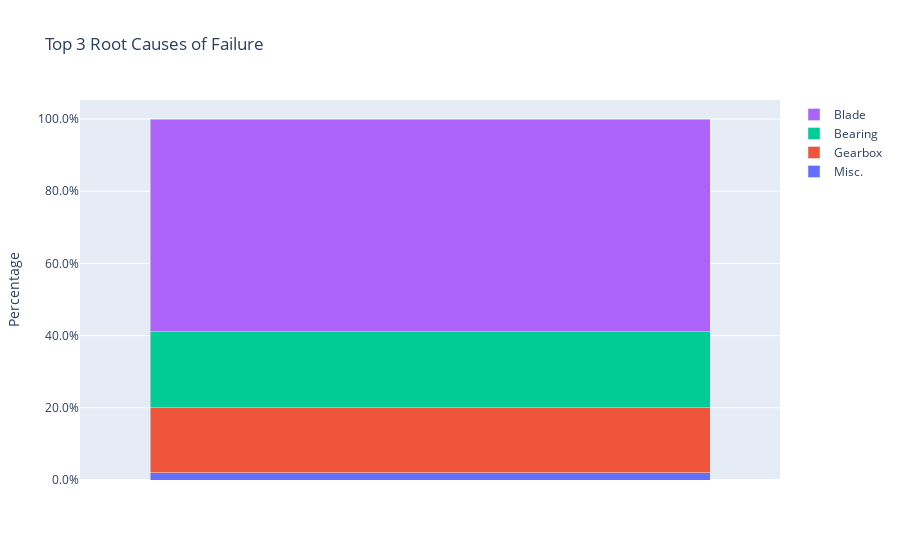

Source (notebook cell):
### Markdown cell above
## Slide 3 Top 3 Root Cause of Failure

### Code cell
# Data setup
categories = ["Blade", "Bearing", "Gearbox", "Misc."]
values = [0.59, 0.21, 0.18, 0.02]

# Pair categories with their values and sort by values in descending order
paired_data = sorted(zip(categories, values), key=lambda x: x[1], reverse=False)

# Unzip the paired data back into categories and values for plotting
sorted_categories, sorted_values = zip(*paired_data)

# Prepare DataFrame
df = pd.DataFrame({
    'Category': sorted_categories,
    'Value': sorted_values,
    'Dummy': np.zeros(len(sorted_values))  # Dummy column for consistent x-axis positioning
})

# Define colors for each category manually
colors = ['#636EFA', '#EF553B', '#00CC96', '#AB63FA']  # Example colors

# Create the figure
fig = go.Figure()


# Add a single vertical bar with segments for each category
for i, (category, value) in enumerate(zip(df['Category'], df['Value'])):
    fig.add_trace(go.Bar(
        x=[1],  # Single dummy value for all segments
        y=[value],
        name=category,
        orientation='v',
        hoverinfo='name+y',
        marker=dict(color=colors[i])  # Use manually defined colors
    ))

# Update layout for the plot
fig.update_layout(
    barmode='stack',  # Stack the bars vertically
    title="Top 3 Root Causes of Failure",
    xaxis=dict(
        title="",  # No need for x-axis title
        tickvals=[1],  # Single tick
        ticktext=["Total Failures"],  # Label for the single tick
        showticklabels=False  # Hide the tick label for clean visual
    ),
    yaxis=dict(
        title="Percentage",
        tickformat=".1%",  # Format y-axis ticks as percentages
    ),
    showlegend=True,  # Show legend to identify categories
)

# Show the plot
fig.show()

### Figure 1 — Plotly figure (JSON) as saved in the notebook; plotly's stock layout.template omitted (floating-point values rounded to 4 significant figures)
{"data": [{"hoverinfo": "name+y", "marker": {"color": "#636EFA"}, "name": "Misc.", "orientation": "v", "type": "bar", "x": [1], "y": [0.02]}, {"hoverinfo": "name+y", "marker": {"color": "#EF553B"}, "name": "Gearbox", "orientation": "v", "type": "bar", "x": [1], "y": [0.18]}, {"hoverinfo": "name+y", "marker": {"color": "#00CC96"}, "name": "Bearing", "orientation": "v", "type": "bar", "x": [1], "y": [0.21]}, {"hoverinfo": "name+y", "marker": {"color": "#AB63FA"}, "name": "Blade", "orientation": "v", "type": "bar", "x": [1], "y": [0.59]}], "layout": {"barmode": "stack", "showlegend": true, "title": {"text": "Top 3 Root Causes of Failure"}, "xaxis": {"showticklabels": false, "ticktext": ["Total Failures"], "tickvals": [1], "title": {"text": ""}}, "yaxis": {"tickformat": ".1%", "title": {"text": "Percentage"}}}}
